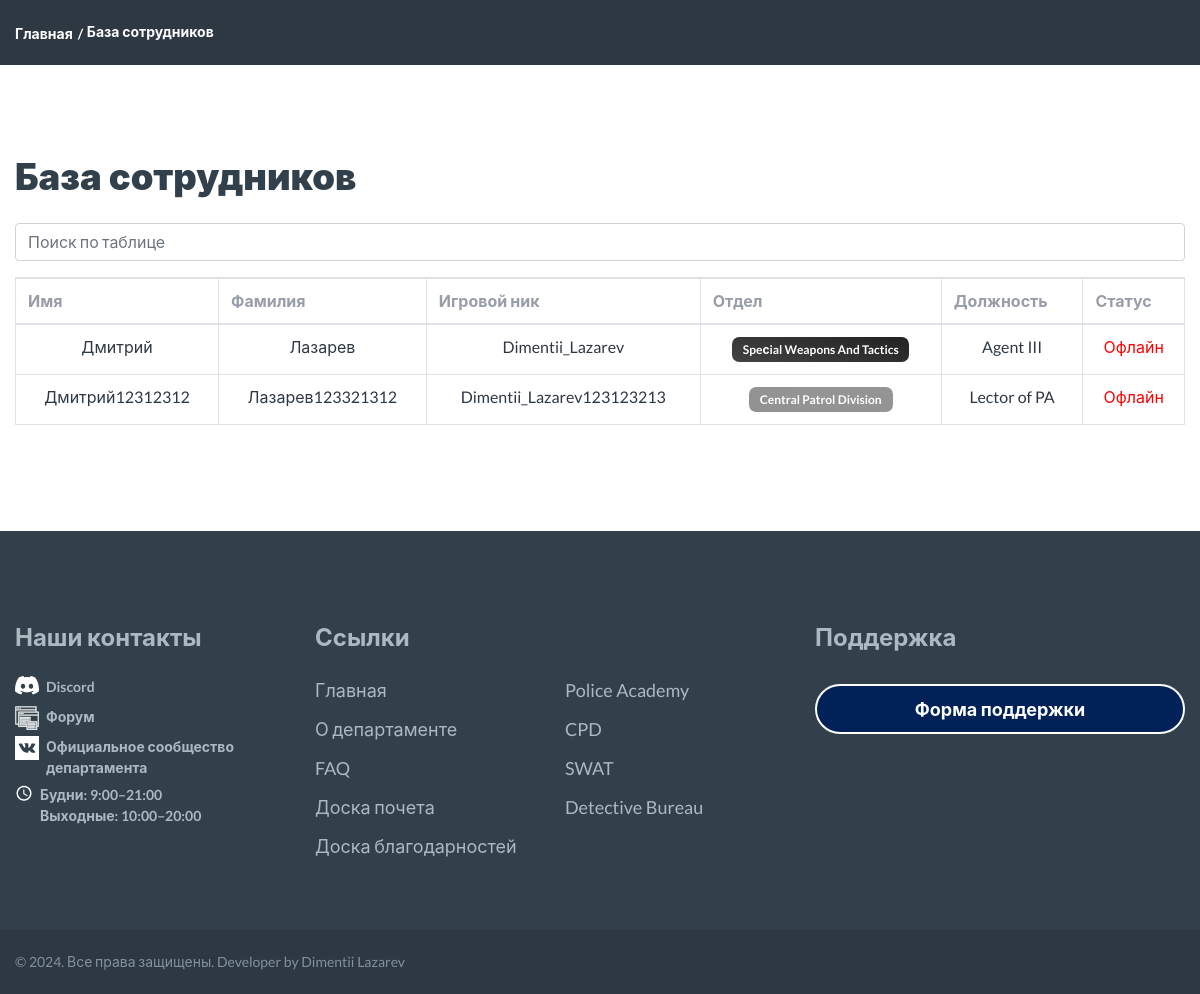
The app's page /profiles/profiles_list/, older data.
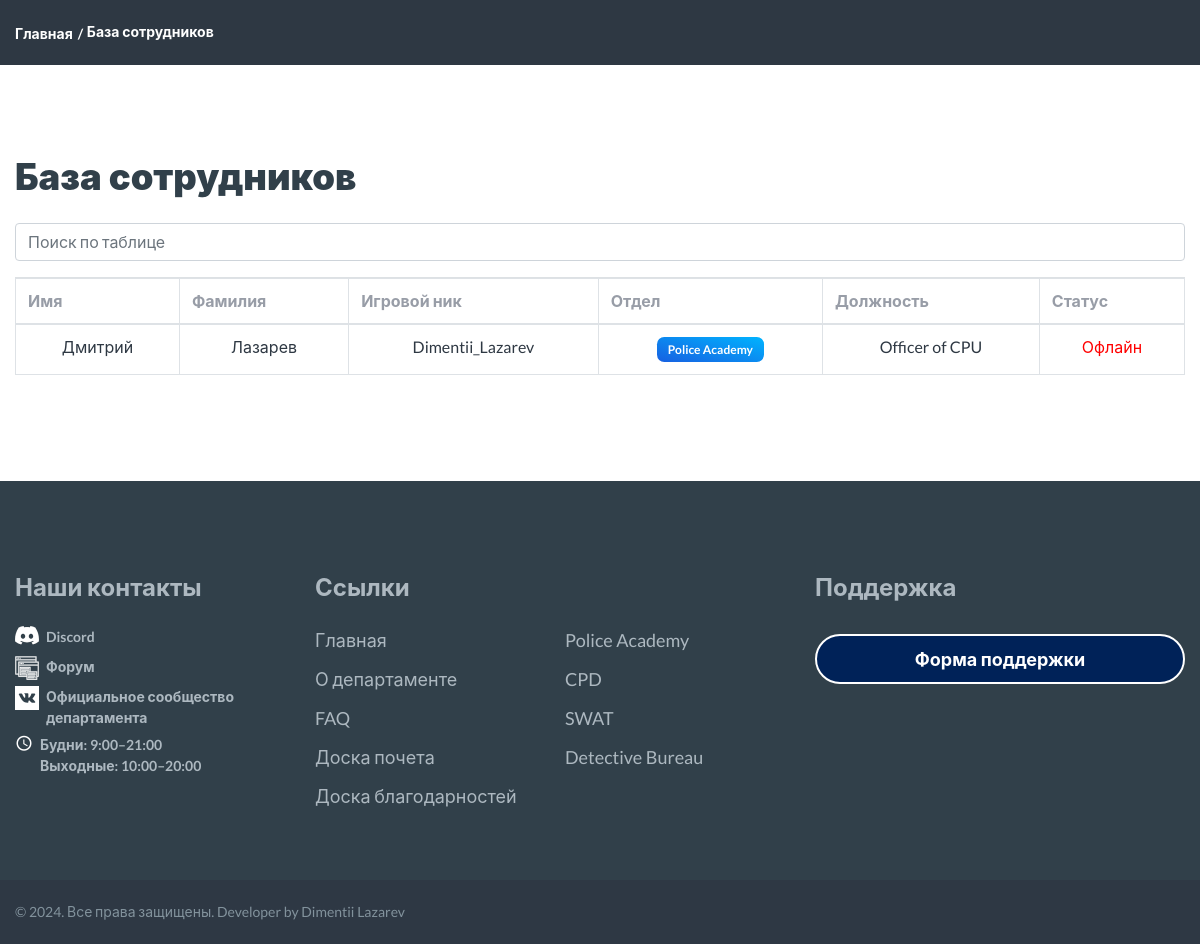
The same page, newer data.
### profiles/models.py (models this page shows, shortened)
class Profile(models.Model):
    id = models.AutoField(primary_key=True)
    user = models.OneToOneField(User, verbose_name="Пользователь", on_delete=models.CASCADE)
    name = models.CharField(max_length=25, verbose_name="Имя", blank=True)
    surnames = models.CharField(max_length=25, verbose_name="Фамилия", blank=True)
    email = models.EmailField(max_length=40, verbose_name="Электронная почта", blank=True)
    photo = models.ImageField(upload_to='users/%Y/%m/%d', blank=True, verbose_name="Фото",
                              default='../static/img/default.png')
    slug = models.SlugField("URL", max_length=50, blank=True)
    last_activity = models.DateTimeField(verbose_name="Последняя активность", default=timezone.now)
    bio = models.TextField(verbose_name="Биография", blank=True)
    department = models.ForeignKey(Department, verbose_name="Отдел", on_delete=models.CASCADE, blank=True, null=True)
    role = models.ForeignKey(Role, verbose_name="Должность", on_delete=models.CASCADE, blank=True, null=True)
    nick_name = models.CharField(max_length=50, verbose_name="Игровой ник", blank=True)
    profile_confirmed = models.BooleanField(default=False, verbose_name="Подтверждение профиля")
    role_confirmed = models.BooleanField(default=False, verbose_name="Подтверждение должности")
    likes = models.PositiveIntegerField(default=0, verbose_name="Лайки")
    dislikes = models.PositiveIntegerField(default=0, verbose_name="Дизлайки")
    @property
    def is_online(self):
        now = timezone.now()
        return now - self.last_activity < timezone.timedelta(minutes=2)
    def get_absolute_url(self):
        return reverse('profile_detail', kwargs={'slug': self.slug})
    class Meta:
        verbose_name = 'Профиль'
        verbose_name_plural = 'Профиля'

### departments/models.py (models this page shows, shortened)
class Department(models.Model):
    name = models.CharField(max_length=100, verbose_name="Отдел")
    description = models.TextField(blank=True)
    class Meta:
        verbose_name = 'Отдел'
        verbose_name_plural = 'Отделы'

class Role(models.Model):
    department = models.ForeignKey(Department, on_delete=models.CASCADE)
    name = models.CharField(max_length=100, verbose_name="Должность")
    class Meta:
        verbose_name = 'Должность'
        verbose_name_plural = 'Должности'

### profiles/views.py (the view)
# urls.py: path('profiles_list/', profile_list, name='profile_list'),
def profile_list(request):
    profiles = Profile.objects.order_by('id').all()  # Ensure ordering
    query = request.GET.get('q')
    if query:
        profiles = profiles.filter(
            Q(name__icontains=query) | Q(nick_name__icontains=query)
        )
    paginator = Paginator(profiles, 10)
    page = request.GET.get('page')
    try:
        profiles = paginator.page(page)
    except PageNotAnInteger:
        profiles = paginator.page(1)
    except EmptyPage:
        profiles = paginator.page(paginator.num_pages)
    return render(request, 'profiles/profile_list.html', {'profiles': profiles})

### profiles/forms.py
class SupportForm(forms.ModelForm):
    class Meta:
        model = SupportRequest
        fields = ['name', 'email', 'message']
        widgets = {
            'name': forms.TextInput(attrs={
                'class': 'form-control',
                'placeholder': 'Ваше имя',
                'required': True
            }),
            'email': forms.EmailInput(attrs={
                'class': 'form-control',
                'placeholder': 'Ваш email',
                'required': True
            }),
            'message': forms.Textarea(attrs={
                'class': 'form-control',
                'placeholder': 'Ваше сообщение',
                'rows': 4,
                'required': True
            }),
        }

### profiles/context_processors.py (called while the page is built)
def add_support_form(request):
    return {'support_form': SupportForm()}

### templates/profiles/profile_list.html (shortened to what this page needs)
{% load static %}
{% include 'base.html' %}
<!DOCTYPE html>
<html class="wide wow-animation" lang="en">
<link rel="stylesheet" href="https://cdnjs.cloudflare.com/ajax/libs/font-awesome/5.15.4/css/all.min.css">
<head>
</head>
<body>
<div class="page">
    <section class="breadcrumbs-custom bg-image novi-background bg-primary">
        <div class="container">
            <ul class="breadcrumbs-custom-path">
                <li><a href="{% url 'departments:home' %}">Главная</a></li>
                <li class="active">База сотрудников</li>
            </ul>
        </div>
    </section>
    <section class="section section-md">
        <div class="container">
            <h2>База сотрудников</h2>
            <br>
            <div class="form-group">
                <input type="text" class="form-control" id="search" placeholder="Поиск по таблице">
            </div>
            <hr/>
            <table class="table-bordered table-hover table" id="my-search-table">
                <thead>
                <tr>
                    <th>Имя</th>
                    <th>Фамилия</th>
                    <th>Игровой ник</th>
                    <th>Отдел</th>
                    <th>Должность</th>
                    <th>Статус</th>
                </tr>
                </thead>
                <tbody id="profile-table">
                {% for profile in profiles %}
                    <tr>
                        <td class="text-center">
                            {% if profile.name %}
                                <a href="{{ profile.get_absolute_url }}">{{ profile.name }}</a>
                            {% else %}
                                Нет данных
                            {% endif %}
                        </td>
                        <td class="text-center">
                            {% if profile.surnames %}
                                <a href="{{ profile.get_absolute_url }}">{{ profile.surnames }}</a>
                            {% else %}
                                Нет данных
                            {% endif %}
                        </td>
                        <td class="text-center">
                            {% if profile.nick_name %}
                                <a href="{{ profile.get_absolute_url }}">{{ profile.nick_name }}</a>
                            {% else %}
                                Нет данных
                            {% endif %}
                        </td>
                        <td class="text-center">
                            {% if profile.department %}
                                {% if profile.department.name == "Detective Bureau" %}
                                    <span class="badge bg-gradient-db">{{ profile.department.name }}</span>
                                {% elif profile.department.name == "Police Academy" %}
                                    <span class="badge bg-gradient-pa">{{ profile.department.name }}</span>
                                {% elif profile.department.name == "Speсial Weapons And Tactics" %}
                                    <span class="badge bg-gradient-swat">{{ profile.department.name }}</span>
                                {% elif profile.department.name == "Central Patrol Division" %}
                                    <span class="badge bg-gradient-cpd">{{ profile.department.name }}</span>
                                {% else %}
                                    <span class="badge bg-gradient-secondary">{{ profile.department.name }}</span>
                                {% endif %}
                            {% else %}
                                Отсутствует
                            {% endif %}
                        </td>
                        <td class="text-center">
                            {% if profile.role %}
                                <a href="{{ profile.get_absolute_url }}">{{ profile.role.name }}</a>
                            {% else %}
                                Отсутствует
                            {% endif %}
                        </td>
                        <td class="text-center">
                            {% if profile.is_online %}
                                <span style="color:green">Онлайн</span>
                            {% else %}
                                <span style="color:red">Офлайн</span>
                            {% endif %}
                        </td>
                    </tr>
                {% endfor %}
                </tbody>
            </table>
        </div>
    </section>
    {% include 'include/footer.html' %}
</div>
</body>
</html>

### templates/base.html (shortened to what this page needs)
{% load static %}
<head>
    <link rel="stylesheet" href="{% static 'css/bootstrap.css' %}">
    <link rel="stylesheet" href="{% static 'css/fonts.css' %}">
    <link rel="stylesheet" href="{% static 'css/style.css' %}">
    <link rel="stylesheet" href="{% static 'css/font-awesome.min.css' %}">
</head>

### templates/include/navbar.html (shortened to what this page needs)
{% load static %}

### templates/include/footer.html (shortened to what this page needs)
{% load static %}
<footer class="section footer-classic">
    <div class="footer-inner-1">
        <div class="container">
            <div class="row row-40">
                <div class="col-md-5 col-lg-3">
                    <h5>Наши контакты</h5>
                    <ul class="contact-list font-weight-bold">
                        <li>
                            <div class="unit unit-spacing-xs">
                                <div class="unit-left">
                                    <div class="icon icon-sm icon-primary novi-icon">
                                        <img src="{% static 'images/discord.svg' %}" alt="Discord Icon" width="24px"
                                             height="24px">
                                    </div>
                                </div>
                                <div class="unit-body">
                                    <a href="https://discord.gg/ddnRXcQJCV">Discord</a>
                                </div>
                            </div>
                        </li>
                        <li>
                            <div class="unit unit-spacing-xs">
                                <div class="icon icon-sm icon-primary novi-icon">
                                        <img src="{% static 'images/board-forum-information-svgrepo-com.svg' %}" alt="Discord Icon" width="24px"
                                             height="24px">
                                    </div>
                                <div class="unit-body"><a href="https://evolve-rp.su/index.php?forums/46/">Форум</a>
                                </div>
                            </div>
                        </li>
                        <li>
                            <div class="unit unit-spacing-xs">
                                <div class="unit-left">
                                    <div class="icon icon-sm icon-primary novi-icon">
                                    </div>
                                </div>
                                <div class="unit-body">
                                    <a href="https://vk.com/saintlouis_sfpd">Официальное сообщество<br>департамента</a>
                                </div>
                            </div>
                        </li>
                        <li>
                            <div class="unit unit-spacing-xs">
                                <div class="unit-left">
                                    <div class="icon icon-sm icon-primary novi-icon mdi mdi-clock"></div>
                                </div>
                                <div class="unit-body">
                                    <ul class="list-0">
                                        <li>Будни: 9:00–21:00</li>
                                        <li>Выходные: 10:00–20:00</li>
                                    </ul>
                                </div>
                            </div>
                        </li>
                    </ul>
                </div>
                <div class="col-md-6 col-lg-5">
                    <h5>Ссылки</h5>
                    <div class="row row-5 justify-content-between">
                        <div class="col-sm-6">
                            <ul class="footer-list big">
                                <li><a href="{% url 'departments:home' %}">Главная</a></li>
                                <li><a href="{% url 'departments:about' %}">О департаменте</a></li>
                                <li><a href="{% url 'departments:faq' %}">FAQ</a></li>
                                <li><a href="{% url 'departments:hall_of_fame' %}">Доска почета</a></li>
                                <li><a href="{% url 'departments:thank_board' %}">Доска благодарностей</a></li>
                            </ul>
                        </div>
                        <div class="col-sm-4 col-lg-6 col-xxl-5">
                            <ul class="footer-list big">
                                <li><a href="{% url 'departments:pa_detail' %}">Police Academy</a></li>
                                <li><a href="{% url 'departments:cpd_detail' %}">CPD</a></li>
                                <li><a href="{% url 'departments:swat_detail' %}">SWAT</a></li>
                                <li><a href="{% url 'departments:db_detail' %}">Detective Bureau</a></li>
                            </ul>
                        </div>
                    </div>
                </div>
                <div class="col-md-12 col-lg-4">
                <h5>Поддержка</h5>
                    {% include 'include/supports.html' %}
              </div>
            </div>
        </div>
    </div>
    <div class="footer-inner-2">
        <div class="container">
            <p class="rights"><span>&copy;&nbsp;</span><span class="copyright-year"></span>. Все права защищены.
                Developer by <a href="https://vk.com/lazarev312">Dimentii Lazarev</a></p>
        </div>
    </div>
</footer>

### templates/include/supports.html (shortened to what this page needs)
<button type="button" class="button button-size-1 button-block button-primary" data-toggle="modal"
        data-target="#supportModal">
    Форма поддержки
</button>

### templates/profiles/profile_list.html (style rules this page uses)
.badge { --bs-badge-padding-x: 0.9em; --bs-badge-padding-y: 0.55em; --bs-badge-font-size: 0.75em; --bs-badge-font-weight: 700; --bs-badge-color: #fff; --bs-badge-border-radius: 0.45rem; display: inline-block; padding: var(--bs-badge-padding-y) var(--bs-badge-padding-x); font-size: var(--bs-badge-font-size); font-weight: var(--bs-badge-font-weight); line-height: 1; color: var(--bs-badge-color); text-align: center; white-space: nowrap; vertical-align: baseline; border-radius: var(--bs-badge-border-radius); }
.bg-gradient-pa { background-image: linear-gradient(195deg, #00b4ff 0%, #1760e1 100%); }
.text-center { text-align: center; }

Row changes from the older to the newer data that the page shows:
removed Profile: name "Дмитрий12312312", surnames "Лазарев123321312", nick_name "Dimentii_Lazarev123123213", department.name "Central Patrol Division", role.name "Lector of PA", shows "Офлайн"
changed Profile "Дмитрий": department_id 4 → 1 (drawn); role.name "Agent III" → "Officer of CPU"; department.name "Speсial Weapons And Tactics" → "Police Academy"
